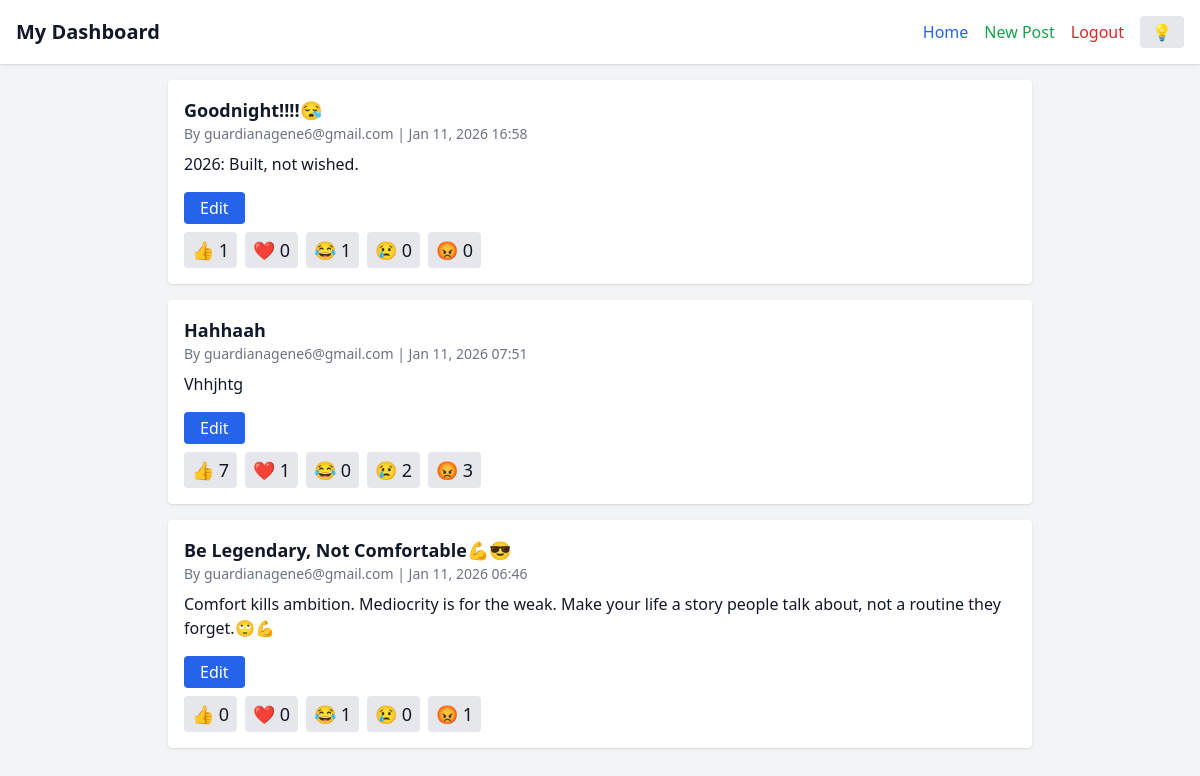
The page /dashboard (signed in) on the database its author committed.
### app.py (models this page shows)
class Post(db.Model):
    id = db.Column(db.Integer, primary_key=True)
    title = db.Column(db.String(200), nullable=False)
    content = db.Column(db.Text, nullable=False)
    slug = db.Column(db.String(200), unique=True, nullable=False)
    author = db.Column(db.String(80), nullable=False, default="Guest")
    created_at = db.Column(db.DateTime, default=datetime.utcnow)
    approved = db.Column(db.Boolean, default=False)
    tags = db.Column(db.String(200), nullable=True)

### app.py (the view)
@app.route('/dashboard')
def dashboard():
    if not session.get('user_id'):
        return redirect(url_for('login'))
    user = User.query.get(session['user_id'])
    if user.is_admin:
        posts = Post.query.order_by(Post.created_at.desc()).all()
    else:
        posts = Post.query.filter_by(author=user.username).order_by(Post.created_at.desc()).all()
    return render_template('my_dashboard.html', posts=posts, user=user)

### templates/my_dashboard.html (shortened to what this page needs)
<!DOCTYPE html>
<html lang="en" class="">
<head>
<script src="https://cdn.tailwindcss.com"></script>
</head>
<body class="bg-gray-100 dark:bg-gray-900 text-gray-900 dark:text-gray-100 transition-colors duration-300">
<header class="flex flex-col sm:flex-row justify-between items-center p-4 bg-white dark:bg-gray-800 shadow">
    <h1 class="text-xl font-bold mb-2 sm:mb-0">My Dashboard</h1>
    <div class="flex items-center space-x-4">
        <nav class="flex space-x-4">
            <a href="{{ url_for('public_home') }}" class="text-blue-600 dark:text-blue-400 hover:underline">Home</a>
            <a href="{{ url_for('create_post') }}" class="text-green-600 dark:text-green-400 hover:underline">New Post</a>
            <a href="{{ url_for('logout') }}" class="text-red-600 dark:text-red-400 hover:underline">Logout</a>
        </nav>
        <button id="darkToggle" class="px-3 py-1 bg-gray-200 dark:bg-gray-700 text-gray-800 dark:text-gray-200 rounded hover:bg-gray-300 dark:hover:bg-gray-600 transition">
            💡
        </button>
    </div>
</header>
<div class="max-w-4xl mx-auto p-4">
    {% if posts %}
        {% set reaction_emojis = {
            'like': '👍',
            'love': '❤️',
            'haha': '😂',
            'sad': '😢',
            'angry': '😡'
        } %}
        {% for post in posts %}
        <div class="bg-white dark:bg-gray-800 p-4 rounded shadow mb-4 transition-colors duration-300">
            <h2 class="text-lg font-bold">{{ post.title }}</h2>
            <p class="text-sm text-gray-500 dark:text-gray-400 mb-2">
                By {{ post.author }} | {{ post.created_at.strftime('%b %d, %Y %H:%M') }}
            </p>
            <p class="mb-4 line-clamp-3">{{ post.content }}</p>
            <div class="flex flex-wrap gap-2 mb-2">
                {% if user.is_admin %}
                    {% if not post.approved %}
                        <a href="{{ url_for('approve_post', post_id=post.id) }}"
                           class="px-4 py-1 bg-green-600 text-white rounded hover:bg-green-700">Approve</a>
                        <a href="{{ url_for('reject_post', post_id=post.id) }}"
                           class="px-4 py-1 bg-red-600 text-white rounded hover:bg-red-700"
                           onclick="return confirm('Delete this post?')">Reject</a>
                    {% else %}
                        <a href="{{ url_for('edit_post', post_id=post.id) }}"
                           class="px-4 py-1 bg-blue-600 text-white rounded hover:bg-blue-700">Edit</a>
                    {% endif %}
                {% else %}
                    {% if post.author == user.username %}
                        <a href="{{ url_for('edit_post', post_id=post.id) }}"
                           class="px-4 py-1 bg-blue-600 text-white rounded hover:bg-blue-700">Edit</a>
                    {% endif %}
                {% endif %}
            </div>
            <div class="flex space-x-2">
                {% set reaction_types = ['like', 'love', 'haha', 'sad', 'angry'] %}
                {% for r in reaction_types %}
                    <button onclick="sendReaction({{ post.id }}, '{{ r }}')"
                            class="px-2 py-1 bg-gray-200 dark:bg-gray-700 dark:text-gray-200 rounded hover:bg-gray-300 dark:hover:bg-gray-600 transition text-lg">
                        {{ reaction_emojis[r] }}
                        <span id="count-{{ r }}-{{ post.id }}">
                            {% if post.reactions %}{{ post.reactions.filter_by(type=r).count() }}{% else %}0{% endif %}
                        </span>
                    </button>
                {% endfor %}
            </div>
        </div>
        {% endfor %}
    {% else %}
        <p class="text-gray-600 dark:text-gray-400">No posts yet.
            <a href="{{ url_for('create_post') }}" class="text-blue-600 dark:text-blue-400 hover:underline">Create your first post!</a>
        </p>
    {% endif %}
</div>
</body>
</html>

### rows shown on the page
Post: title "Goodnight!!!!😪", author "guardianagene6@gmail.com", created_at "Jan 11, 2026 16:58", content "2026: Built, not wished.", reaction_emojis "👍" "❤️" "😂" "😢" "😡", reactions.filter_by "1" "0" "1" "0" "0"
Post: title "Hahhaah", author "guardianagene6@gmail.com", created_at "Jan 11, 2026 07:51", content "Vhhjhtg", reaction_emojis "👍" "❤️" "😂" "😢" "😡", reactions.filter_by "7" "1" "0" "2" "3"
Post: title "Be Legendary, Not Comfortable💪😎", author "guardianagene6@gmail.com", created_at "Jan 11, 2026 06:46", content "Comfort kills ambition. Mediocrity is for the weak. Make your life a story people talk about, not a routine they forget.🙄💪", reaction_emojis "👍" "❤️" "😂" "😢" "😡", reactions.filter_by "0" "0" "1" "0" "1"
